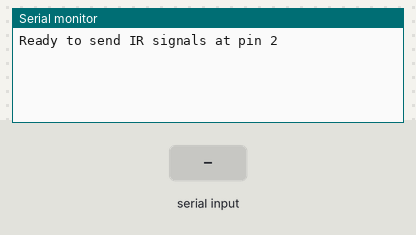
Recording of a sketch running on a simulated Arduino Uno, built with avr-gcc and run on an emulated ATmega328P. On the bench: the last lines printed to the serial monitor. The inputs (shaded band) are chosen by the test bench.

Above: at 1.2 s.
1.3 s: "90,45\n" received over Serial
At 1.8 s:
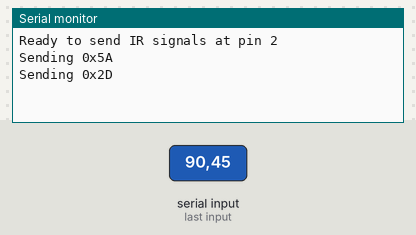
2.9 s: "30,150\n" received over Serial
At 4.2 s:
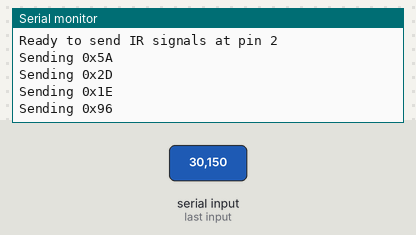
4.5 s: "200\n" received over Serial
At 5.3 s:
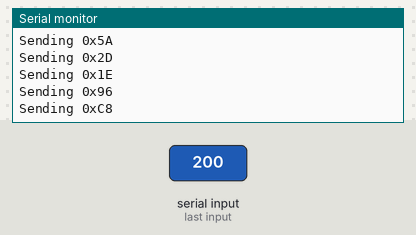

Measured:
- after the input at 1.3 s, the serial monitor: prints a new line after 0.07 s (image 1)
- after the input at 2.9 s, the serial monitor: prints a new line after 0.07 s (image 2)
- after the input at 4.5 s, the serial monitor: prints a new line after 0.07 s (image 3)

The sketch:

ambientLight.ino
```cpp
#include <IRremote.h>

#include "RemoteCodes.h"

#define IR_SEND_PIN 2

void setup() {
  // put your setup code here, to run once:
  Serial.begin(9600);
  Serial.print(F("Ready to send IR signals at pin "));
  Serial.println(IR_SEND_PIN);

  IrSender.begin(IR_SEND_PIN);
}

void loop() {
  int incomingByte = 0;

  if (Serial.available() > 0) {
    // read the incoming byte:
    incomingByte = Serial.parseInt();
    if(incomingByte > 0) {
      send_command(incomingByte);
    }
  }
}

void blink_soft(int stepTime){
  for (int i = 0; i < 4; i++) {
    send_command(BRIGHT_UP);
    delay(stepTime);
  }

  for (int i = 0; i < 4; i++) {
    send_command(BRIGHT_DOWN);
    delay(stepTime);
  }
}

void send_command(int command){
  IrSender.sendNEC(0, command, 2);
  Serial.print("Sending 0x");
  Serial.println(command, HEX);
}
```

RemoteCodes.h
```cpp
#define BRIGHT_UP 0x45
#define BRIGHT_DOWN 0x46

#define OFF 0x47
#define ON 0x43

#define PARTY 0x44
#define RAINBOW 0x40

#define PRESET_1 0x7
#define PRESET_2 0x15

#define TIME 0x9

#define RED 0x16
#define GREEN 0x19
#define BLUE 0xD

#define SPECTRUM_RED 0xC
#define SPECTRUM_YELLOW 0x5E
#define SPECTRUM_BLUE 0x42
#define SPECTRUM_GREEN 0x4A

#define WHITE 0x1C
```
